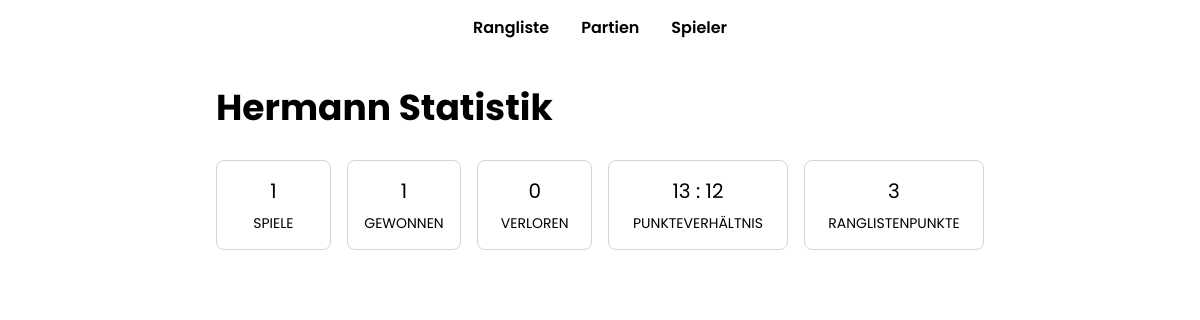
The app's page /player/7/stats/, older data.
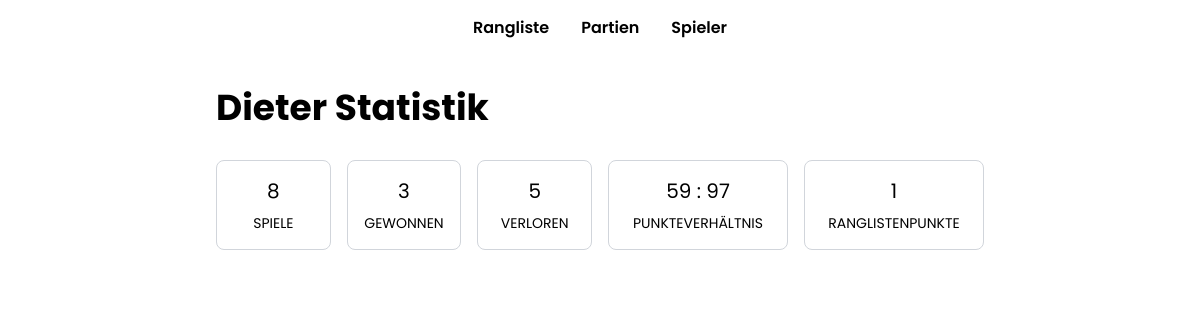
The same page, newer data.
### boule/models.py (models this page shows, shortened)
class Player(models.Model):
    first_name = models.CharField(max_length=255)
    last_name = models.CharField(max_length=255, blank=True)
    class Meta:
        unique_together = ["first_name", "last_name"]

### boule/views.py (the view)
# urls.py: path("player/<int:pk>/stats/", PlayerStatView.as_view(), name="player-stats"),
class PlayerStatView(View):
    def get(self, request, *args, **kwargs):
        player = Player.objects.prefetch_related("player_matches__match").get(
            pk=self.kwargs["pk"]
        )
        player_stats = calc_player_stats(
            player, month=datetime.now().month, year=datetime.now().year
        )
        return render(
            request,
            "player/player_stats.html",
            {"player": player, "player_stats": player_stats},
        )

### boule/services.py (called while the page is built)
def calc_ranking_score(wins, losses, points_plus, points_minus):
    return math.ceil(max((wins * 2 - losses), 0) * min((points_plus / points_minus), 2))

def calc_win_bonus(loser_score):
    if loser_score == 0:
        return 0.5
    elif loser_score == 1:
        return 0.25
    elif loser_score == 2:
        return 0.1
    else:
        return 0

def calc_loss_bonus(loser_score):
    if loser_score == 12:
        return 0.5
    elif loser_score == 11:
        return 0.25
    elif loser_score == 10:
        return 0.1
    else:
        return 0

### boule/templates/player/player_stats.html (shortened to what this page needs)
{% extends '../base.html' %}
{% block content %}
<div>
    <h2 class="font-bold text-2xl md:text-4xl">{{ player.first_name }} Statistik</h2>
</div>
<div class="md:grid md:grid-cols-2 gap-4 space-y-4 md:space-y-0">
    <div class="grid grid-cols-3 gap-4">
        <div class="flex flex-col justify-center items-center space-y-2 p-2 md:p-4 border border-gray-300 rounded-lg">
            <div class="text-xl">{{ player_stats.games }}</div>
            <h4 class="uppercase text-sm">
                Spiele
            </h4>
        </div>
        <div class="flex flex-col justify-center items-center space-y-2 p-2 md:p-4 border border-gray-300 rounded-lg">
            <div class="text-xl">{{ player_stats.wins }}</div>
            <h4 class="uppercase text-sm">
                Gewonnen
            </h4>
        </div>
        <div class="flex flex-col justify-center items-center space-y-2 p-2 md:p-4 border border-gray-300 rounded-lg">
            <div class="text-xl">{{ player_stats.losses }}</div>
            <h4 class="uppercase text-sm">
                Verloren
            </h4>
        </div>
    </div>
    <div class="grid grid-cols-2 gap-4">
        <div class="flex flex-col justify-center items-center space-y-2 p-2 md:p-4 border border-gray-300 rounded-lg">
            <div class="text-xl">{{ player_stats.points_plus }} : {{ player_stats.points_minus }}</div>
            <h4 class="uppercase text-sm">
                Punkteverhältnis
            </h4>
        </div>
        <div class="flex flex-col justify-center items-center space-y-2 p-2 md:p-4 border border-gray-300 rounded-lg">
            <div class="text-xl">{{ player_stats.score }}</div>
            <h4 class="uppercase text-sm">
                Ranglistenpunkte
            </h4>
        </div>
    </div>
</div>
{% endblock %}

Row changes from the older to the newer data that the page shows:
changed Player: first_name "Hermann" → "Dieter"
Text that changed along with them:
{{ player_stats.games }}: "1" → "8"
{{ player_stats.wins }}: "1" → "3"
{{ player_stats.losses }}: "0" → "5"
{{ player_stats.points_plus }}: "13" → "59"
{{ player_stats.points_minus }}: "12" → "97"
{{ player_stats.score }}: "3" → "1"
